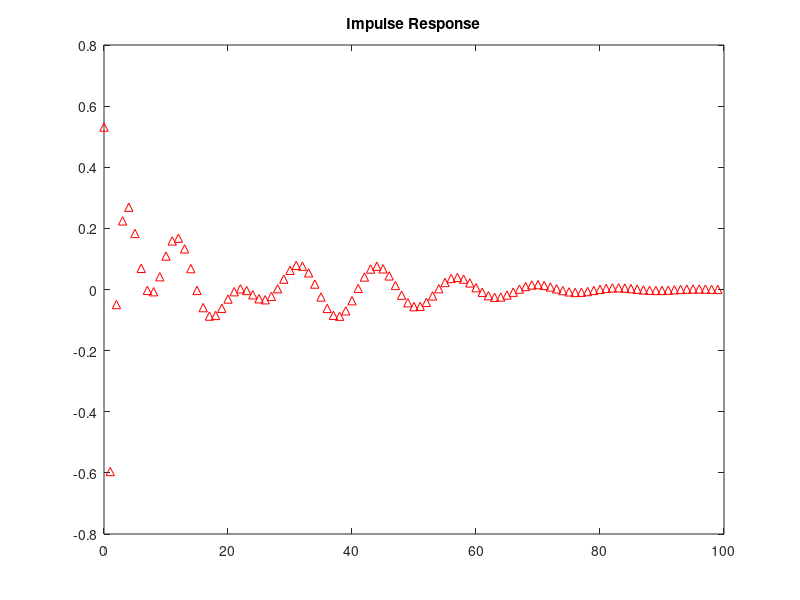
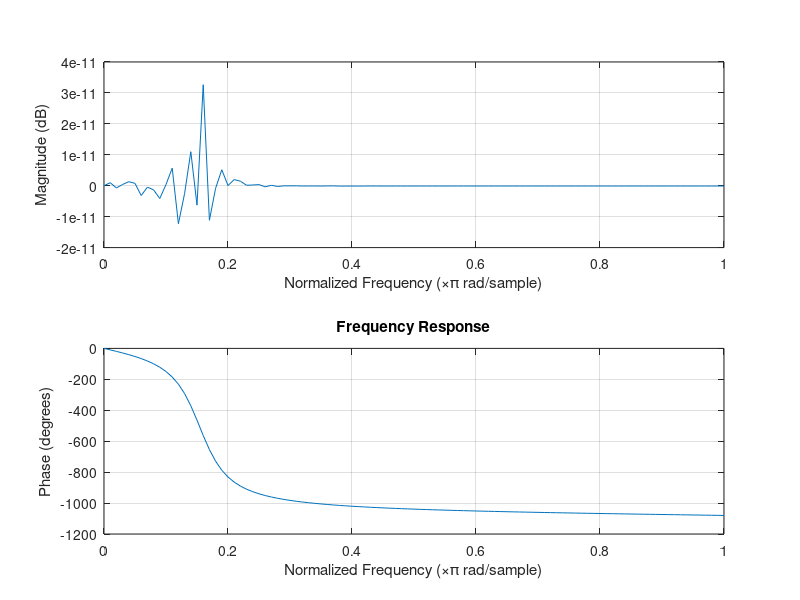
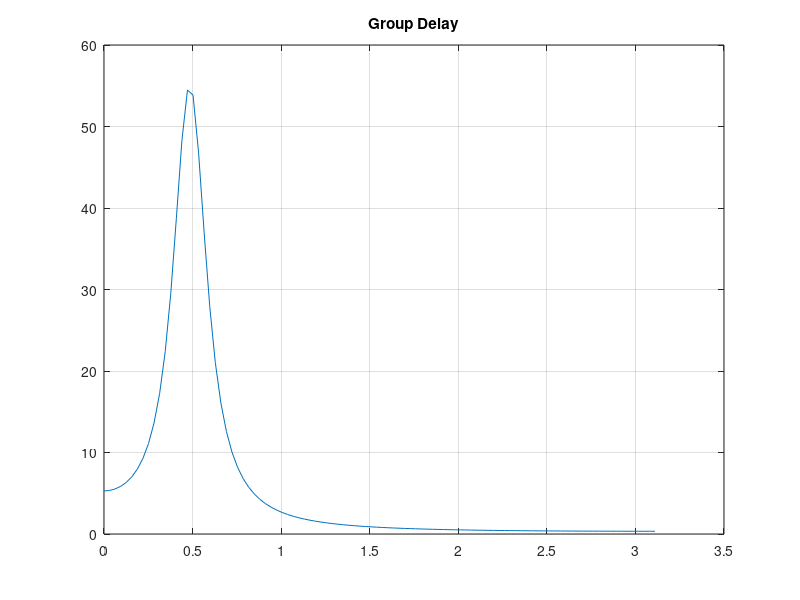
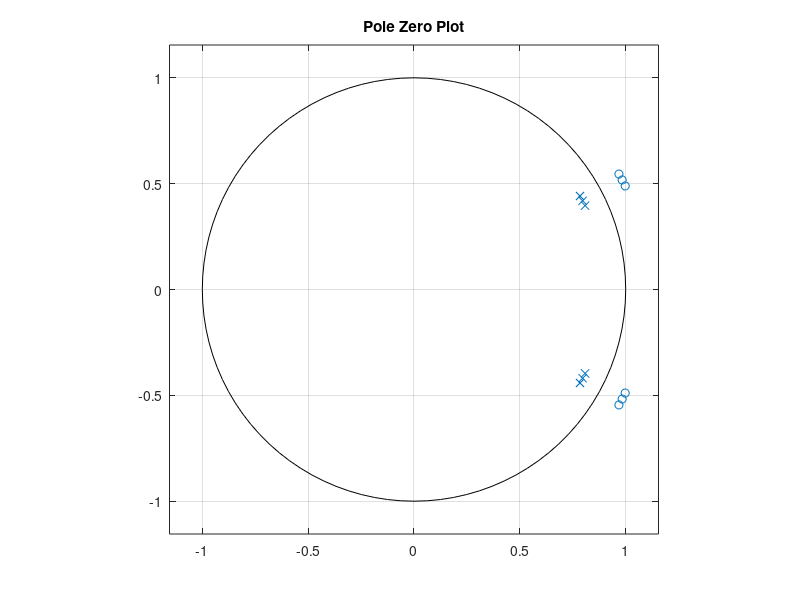

The MATLAB source for these figures, in order: (Note: this script raises an error after producing the figures.)
%Allister Liu, Amy Leong
%DSP Project 2

clc;
clear all;
close all;

load ('projIA.mat');        %load in the file and play the audio. Audio is used to compare with the audios for DF1, DF1 SOS, DF2 SOS, DF2 Transposed SOS
sound(speech, fs);

%% Part A 
[h,t]=impz (b,a);           % graph the first 100 samples when N=1 for the impulse response, frequency response, group delay
figure;
impz(b,a,100);
title ('Impulse Response');

figure;
freqz(b,a,100);
title('Frequency Response');

figure;
grpdelay(b,a,100);
title('Group Delay');

%% Part B 
figure;
zplane(b,a);                  %graph the pole zero plot for N=1 using built in matlab function zplane
title ('Pole Zero Plot');

%% Part C 
y=filter(b,a,speech);
sound(y,fs);

%there is little to none audio distortion. When n=1, the audio with the all
%pass filter sounded relatively the same as the orignal

%% Part D and Part E: 
%% DF1 with machine precision
hd1=dfilt.df1(b,a);                        
df1_cascade= dfilt.cascade(repmat(hd1,1,50));    %uses cascade for machine precision with N=50

%figure;
grpdelay(df1_cascade, 5000);      %graph the group delay, impulse response, frequency response, and pole zero plot for the first 5000 samples 
title('DF1 group delay');

stem(impz(df1_cascade, 5000));
title ('DF1 impulse response');

freqz(df1_cascade, 5000); 
title('DF1 frequency response');

zplane(df1_cascade);
title('DF1 Pole Zero Plot');

df1_filter=filter(df1_cascade,speech);  %processes the speech file with filter. there is audio distortion
soundsc(df1_filter,fs);



%% DF1 Alternative method 
a1=a;
b1=b;

for N=1:50                    %foiling is used instead of the cascading function. the numerators and denominators (a and b) are foiled
    a1=conv(a1,a);            %Multiplication is the same as conv. the for loop gets N=50
    b1=conv(b1,b);
end

alternate_df1=dfilt.df1(b1,a1);

%grpdelay(alternate_df1,5000);
%impz(alternate_df1,5000);
%freqz(alternate_df1,5000);
%zplane(alternate_df1);

alternate_df1_filter=filter(alternate_df1, speech);
%soundsc(alternate_df1_filter, fs);
    
%This method does not work. The audio is inaudible

%% DF1 SOS 
hd1_sos= sos(hd1);                %uses built in matlab function sos to get a quantized filter Hq2 that has second-order sections and the dft2 structure.
df1_sos=dfilt.cascade(repmat(hd1_sos,1,50));

grpdelay(df1_sos,5000);
title('DF1 SOS Group Delay');

impz(df1_sos,5000);
title('DF1 SOS Impulse Response');

freqz(df1_sos,5000);
title ('DF1 SOS Frequency Response');

zplane (df1_sos);
title('DF1 SOS Pole Zero Plot');

df1_sos_filter=filter(df1_sos,speech);
soundsc(df1_sos_filter,fs);

%% DF2 
hd2=dfilt.df2(b,a);             %uses built in matlab functions to get the df2. Result is used for df2 sos
df2_cascade= dfilt.cascade(repmat(hd2,1,50));


%% DF2 SOS
hd2_sos= sos(hd2);
df2_sos=dfilt.cascade(repmat(hd2_sos,1,50));

grpdelay(df2_sos,5000);
title ('DF2 SOS Group Delay');

impz(df2_sos,5000);
title('DF2 SOS Impulse Response');

freqz(df2_sos,5000);
title('DF2 SOS Frequency Response');

zplane (df2_sos);
title('Df2 SOS Pole Zero Plot');

df2_sos_filter=filter(df2_sos,speech);
soundsc(df2_sos_filter,fs);


%% DF2 Transposed SOS 
[sos,g]=tf2sos(b,a);                       %uses built in matlab functions tf2sos and dfilt.df2tsos to get the df2 transposed sos
hd2_sos_t=dfilt.df2tsos(sos,g);
final_hd2_sos_t=dfilt.cascade(repmat(hd2_sos_t,1,50));

grpdelay(final_hd2_sos_t,5000);
title('DF2 Transposed SOS Group Delay');

impz(final_hd2_sos_t,5000);
title ('DF2 Transposed SOS Impulse Response');

freqz(final_hd2_sos_t,5000);
title ('DF2 Transposed SOS Frequency Response');

zplane (final_hd2_sos_t);
title ('DF2 Transposed SOS Pole Zero Plot');

df2_sos_t_filter=filter(final_hd2_sos_t,speech);
soundsc(df2_sos_t_filter,fs);

%% Part E explanation
% At N=50 for DF1, DF1 SOS, DF2 SOS, and DF2 Transponsed SOS, all the audio
% had this weird distorted sound. However, you can still make out the words 
%in the message. The folk theorem is false. Addiitonally, the graphs for 
%these four cases look the same. The reason for the distortion is because 
%of the group delay. When comparing the group delay from N=1 to N=50, the
%group delay for N=50 increased. 

